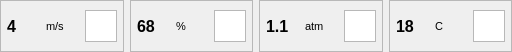
<?xml version="1.0" encoding="UTF-8"?>
<ui version="4.0">
 <class>WeatherFrame</class>
 <widget class="QFrame" name="WeatherFrame">
  <property name="geometry">
   <rect>
    <x>0</x>
    <y>0</y>
    <width>512</width>
    <height>52</height>
   </rect>
  </property>
  <property name="minimumSize">
   <size>
    <width>512</width>
    <height>52</height>
   </size>
  </property>
  <property name="maximumSize">
   <size>
    <width>16777215</width>
    <height>52</height>
   </size>
  </property>
  <property name="windowTitle">
   <string>Frame</string>
  </property>
  <layout class="QHBoxLayout" name="horizontalLayout_4" stretch="1,1,1,1">
   <property name="spacing">
    <number>6</number>
   </property>
   <property name="leftMargin">
    <number>0</number>
   </property>
   <property name="topMargin">
    <number>0</number>
   </property>
   <property name="rightMargin">
    <number>0</number>
   </property>
   <property name="bottomMargin">
    <number>0</number>
   </property>
   <item>
    <widget class="QFrame" name="frameWind">
     <property name="frameShape">
      <enum>QFrame::Shape::StyledPanel</enum>
     </property>
     <property name="frameShadow">
      <enum>QFrame::Shadow::Raised</enum>
     </property>
     <layout class="QHBoxLayout" name="horizontalLayout" stretch="0,0,0">
      <property name="spacing">
       <number>3</number>
      </property>
      <property name="leftMargin">
       <number>6</number>
      </property>
      <property name="topMargin">
       <number>6</number>
      </property>
      <property name="rightMargin">
       <number>6</number>
      </property>
      <property name="bottomMargin">
       <number>6</number>
      </property>
      <item>
       <widget class="QLabel" name="labelWindSpeedValue">
        <property name="font">
         <font>
          <pointsize>12</pointsize>
          <bold>true</bold>
         </font>
        </property>
        <property name="text">
         <string>4</string>
        </property>
       </widget>
      </item>
      <item>
       <widget class="QLabel" name="labelWindSpeedUnit">
        <property name="font">
         <font>
          <pointsize>8</pointsize>
         </font>
        </property>
        <property name="text">
         <string>m/s</string>
        </property>
       </widget>
      </item>
      <item>
       <widget class="QGraphicsView" name="graphicsViewWindSpeed">
        <property name="minimumSize">
         <size>
          <width>32</width>
          <height>32</height>
         </size>
        </property>
        <property name="maximumSize">
         <size>
          <width>32</width>
          <height>32</height>
         </size>
        </property>
       </widget>
      </item>
     </layout>
    </widget>
   </item>
   <item>
    <widget class="QFrame" name="frameHumidity">
     <property name="frameShape">
      <enum>QFrame::Shape::StyledPanel</enum>
     </property>
     <property name="frameShadow">
      <enum>QFrame::Shadow::Raised</enum>
     </property>
     <layout class="QHBoxLayout" name="horizontalLayout_2">
      <property name="spacing">
       <number>3</number>
      </property>
      <property name="leftMargin">
       <number>6</number>
      </property>
      <property name="topMargin">
       <number>6</number>
      </property>
      <property name="rightMargin">
       <number>6</number>
      </property>
      <property name="bottomMargin">
       <number>6</number>
      </property>
      <item>
       <widget class="QLabel" name="labelHumidityValue">
        <property name="font">
         <font>
          <pointsize>12</pointsize>
          <bold>true</bold>
         </font>
        </property>
        <property name="text">
         <string>68</string>
        </property>
       </widget>
      </item>
      <item>
       <widget class="QLabel" name="labelHumidityUnit">
        <property name="font">
         <font>
          <pointsize>8</pointsize>
         </font>
        </property>
        <property name="text">
         <string>%</string>
        </property>
       </widget>
      </item>
      <item>
       <widget class="QGraphicsView" name="graphicsViewHumidity">
        <property name="minimumSize">
         <size>
          <width>32</width>
          <height>32</height>
         </size>
        </property>
        <property name="maximumSize">
         <size>
          <width>32</width>
          <height>32</height>
         </size>
        </property>
       </widget>
      </item>
     </layout>
    </widget>
   </item>
   <item>
    <widget class="QFrame" name="framePressure">
     <property name="frameShape">
      <enum>QFrame::Shape::StyledPanel</enum>
     </property>
     <property name="frameShadow">
      <enum>QFrame::Shadow::Raised</enum>
     </property>
     <layout class="QHBoxLayout" name="horizontalLayout_3">
      <property name="spacing">
       <number>3</number>
      </property>
      <property name="leftMargin">
       <number>6</number>
      </property>
      <property name="topMargin">
       <number>6</number>
      </property>
      <property name="rightMargin">
       <number>6</number>
      </property>
      <property name="bottomMargin">
       <number>6</number>
      </property>
      <item>
       <widget class="QLabel" name="labelPressureValue">
        <property name="font">
         <font>
          <pointsize>12</pointsize>
          <bold>true</bold>
         </font>
        </property>
        <property name="text">
         <string>1.1</string>
        </property>
       </widget>
      </item>
      <item>
       <widget class="QLabel" name="labelPressureUnit">
        <property name="font">
         <font>
          <pointsize>8</pointsize>
         </font>
        </property>
        <property name="text">
         <string>atm</string>
        </property>
       </widget>
      </item>
      <item>
       <widget class="QGraphicsView" name="graphicsViewPressure">
        <property name="minimumSize">
         <size>
          <width>32</width>
          <height>32</height>
         </size>
        </property>
        <property name="maximumSize">
         <size>
          <width>32</width>
          <height>32</height>
         </size>
        </property>
       </widget>
      </item>
     </layout>
    </widget>
   </item>
   <item>
    <widget class="QFrame" name="frameTemperature">
     <property name="frameShape">
      <enum>QFrame::Shape::StyledPanel</enum>
     </property>
     <property name="frameShadow">
      <enum>QFrame::Shadow::Raised</enum>
     </property>
     <layout class="QHBoxLayout" name="horizontalLayout_5">
      <property name="spacing">
       <number>3</number>
      </property>
      <property name="leftMargin">
       <number>6</number>
      </property>
      <property name="topMargin">
       <number>6</number>
      </property>
      <property name="rightMargin">
       <number>6</number>
      </property>
      <property name="bottomMargin">
       <number>6</number>
      </property>
      <item>
       <widget class="QLabel" name="labelTemperatureValue">
        <property name="font">
         <font>
          <pointsize>12</pointsize>
          <bold>true</bold>
         </font>
        </property>
        <property name="text">
         <string>18</string>
        </property>
       </widget>
      </item>
      <item>
       <widget class="QLabel" name="labelTemperatureUnit">
        <property name="font">
         <font>
          <pointsize>8</pointsize>
         </font>
        </property>
        <property name="text">
         <string>C</string>
        </property>
       </widget>
      </item>
      <item>
       <widget class="QGraphicsView" name="graphicsViewTemperature">
        <property name="minimumSize">
         <size>
          <width>32</width>
          <height>32</height>
         </size>
        </property>
        <property name="maximumSize">
         <size>
          <width>32</width>
          <height>32</height>
         </size>
        </property>
       </widget>
      </item>
     </layout>
    </widget>
   </item>
  </layout>
 </widget>
 <resources/>
 <connections/>
</ui>
